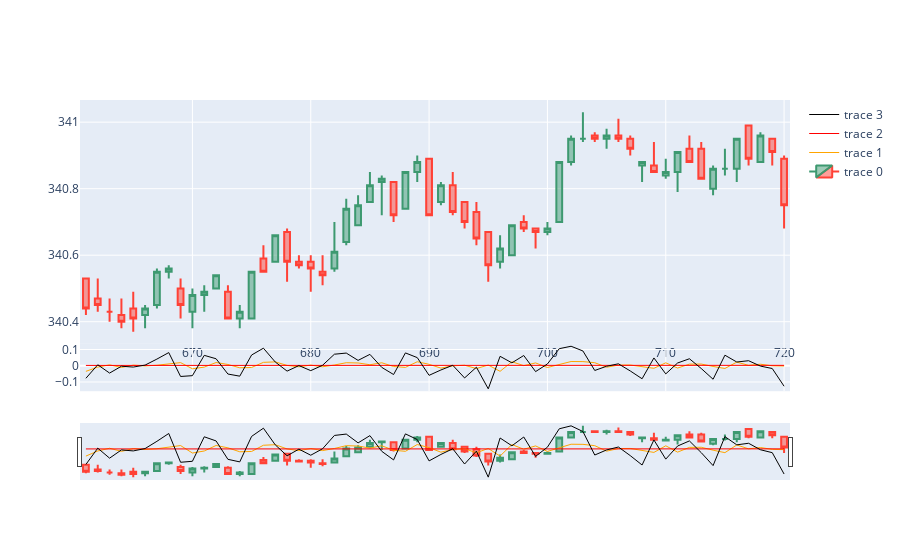

Notebook cell for this chart:
### Code cell
# if __name__ == '__main__':
    # Load historical data
    # CSV should have columns: ['date', 'open', 'high', 'low', 'close', 'volume']
data = pd.read_csv('SPY_bar_sample_5sec.csv', index_col=0, header=0)
display(data)
data = data.loc['2020-09-04 12:00:00':'2020-09-04 13:00:00'].reset_index(drop=False)
# display(data)
data['volume'] = data['volume'].astype('int32')
# del data["average"]
del data["barcount"]

display(data)
# Initialize moving averages from Ta-Lib, store functions in dictionary
talib_moving_averages = ['SMA', 'EMA', 'WMA', 'DEMA', 'KAMA', 'MIDPOINT', 'MIDPRICE', 'T3', 'TEMA', 'TRIMA']
talib_moving_averages = ['RSI']
functions = {}
for ma in talib_moving_averages:
    functions[ma] = abstract.Function(ma)
    print(functions[ma])
    functions[ma].parameters['timeperiod']=2
# Determine kurtosis "K" values for MA period 4-99
kurtosis_results = {'period': []}
for i in range(4, 60):
    kurtosis_results['period'].append(i)
    for ma in talib_moving_averages:
        
        # Run moving average, remove last 252 days (used later for test data set), trim MA result to last 60 days
        ma_output = functions[ma](data[:20], i).tail(100)
#         ma_output = functions[ma](data[:70], i)
        # Determine kurtosis "K" value
        k = kurtosis(ma_output, fisher=False)

        # add to dictionary
        if ma not in kurtosis_results.keys():
            kurtosis_results[ma] = []
        kurtosis_results[ma].append(k)

kurtosis_results = pd.DataFrame(kurtosis_results)
# display(kurtosis_results)

with pd.option_context('display.max_rows', None, 'display.max_columns', None):  # more options can be specified also
#     t = functions["EMA"](data)
    t = data['average']
    features=pd.DataFrame()
    features['average_diff'] = data['average'].diff()
    display(features)
    t=features['average_diff']
#     t = functions["RSI"](data)
    t= t[~pd.isnull(t)]
    len_data = len(t)
    len_train = round(float(len_data)*(1-60/len_data))
    len_test = len_data-len_train
    test_data= data.tail(len_test)
    test_actual = t.tail(len_test).to_list()
    close_actual = data['close'].tail(len_test).to_list()
    print(len_data,len_train,len_test)
    prediction,prediction2, mse, rmse, mape  = get_arima(t, len_train, len_test)
    comp = list(map(list,zip(prediction,prediction2,test_actual,close_actual)))
#     for x in comp:print(x[0]-x[1])
    compdf = pd.DataFrame(comp)

import plotly.graph_objects as go
from plotly.subplots import make_subplots

fig = make_subplots(rows=3, cols=1, 
                    shared_xaxes=True, 
                    vertical_spacing=0.02)

candlesticks = go.Candlestick(x=test_data.index,
                open=test_data['open'],
                high=test_data['high'],
                low=test_data['low'],
                close=test_data['close'])

p1 = go.Scatter(x=test_data.index, y=prediction, line=dict(color='orange', width=1),yaxis="y2")
p2 = go.Scatter(x=test_data.index, y=prediction2, line=dict(color='red', width=1),yaxis="y2")
avg = go.Scatter(x=test_data.index, y=test_actual, line=dict(color='black', width=1),yaxis="y2")
# lwma = go.Scatter(x=df.index, y=df.lwma, line=dict(color='green', width=1))

# macd = go.Scatter(x=df.index, y=df.macd, line=dict(color='blue', width=1),yaxis="y2")
# signal = go.Scatter(x=df.index, y=df.signal, line=dict(color='red', width=2),yaxis="y2")

# rsi = go.Scatter(x=df.index, y=df.rsi, line=dict(color='gray', width=2),yaxis="y3")

# data = [candlesticks,swma,lwma,macd,signal,rsi]
chart_full = [candlesticks,p1,p2,avg]
layout = go.Layout( yaxis=dict(
        domain=[.33, 1]
    ),
    legend=dict(
        traceorder="reversed"
    ),
    yaxis2=dict(
        domain=[.2, .33]
    ),
    yaxis3=dict(
    domain=[0, .2]
    ),
)

fig = go.Figure(data=chart_full,layout=layout)
fig.show()

### Figure 1 — Plotly figure (JSON) as saved in the notebook; plotly's stock layout.template omitted (floating-point values rounded to 4 significant figures)
{"data": [{"close": [340.4, 340.4, 340.4, 340.4, 340.4, 340.4, 340.6, 340.6, 340.4, 340.5, 340.5, 340.5, 340.4, 340.4, 340.6, 340.6, 340.7, 340.6, 340.6, 340.6, 340.5, 340.6, 340.7, 340.8, 340.8, 340.8, 340.7, 340.9, 340.9, 340.7, 340.8, 340.7, 340.7, 340.6, 340.6, 340.6, 340.7, 340.7, 340.7, 340.7, 340.9, 340.9, 340.9, 340.9, 341.0, 340.9, 340.9, 340.9, 340.9, 340.9, 340.9, 340.9, 340.8, 340.9, 340.9, 340.9, 340.9, 341.0, 340.9, 340.8], "high": [340.5, 340.5, 340.5, 340.5, 340.5, 340.4, 340.6, 340.6, 340.5, 340.5, 340.5, 340.5, 340.5, 340.4, 340.6, 340.6, 340.7, 340.7, 340.6, 340.6, 340.6, 340.7, 340.8, 340.8, 340.9, 340.8, 340.8, 340.9, 340.9, 340.9, 340.8, 340.9, 340.8, 340.8, 340.7, 340.7, 340.7, 340.7, 340.7, 340.7, 340.9, 341.0, 341.0, 341.0, 341.0, 341.0, 341.0, 340.9, 340.9, 340.9, 340.9, 341.0, 340.9, 340.9, 340.9, 340.9, 341.0, 341.0, 340.9, 340.9], "low": [340.4, 340.4, 340.4, 340.4, 340.4, 340.4, 340.4, 340.5, 340.4, 340.4, 340.4, 340.5, 340.4, 340.4, 340.4, 340.6, 340.6, 340.5, 340.6, 340.5, 340.5, 340.6, 340.6, 340.7, 340.8, 340.7, 340.7, 340.7, 340.8, 340.7, 340.8, 340.7, 340.7, 340.6, 340.5, 340.6, 340.6, 340.7, 340.6, 340.7, 340.7, 340.9, 340.9, 340.9, 340.9, 340.9, 340.9, 340.8, 340.9, 340.8, 340.8, 340.9, 340.8, 340.8, 340.8, 340.8, 340.9, 340.9, 340.9, 340.7], "open": [340.5, 340.5, 340.4, 340.4, 340.4, 340.4, 340.4, 340.6, 340.5, 340.4, 340.5, 340.5, 340.5, 340.4, 340.4, 340.6, 340.6, 340.7, 340.6, 340.6, 340.6, 340.6, 340.6, 340.7, 340.8, 340.8, 340.8, 340.7, 340.9, 340.9, 340.8, 340.8, 340.8, 340.7, 340.7, 340.6, 340.6, 340.7, 340.7, 340.7, 340.7, 340.9, 340.9, 341.0, 340.9, 341.0, 340.9, 340.9, 340.9, 340.8, 340.9, 340.9, 340.9, 340.8, 340.9, 340.9, 341.0, 340.9, 340.9, 340.9], "type": "candlestick", "x": [661, 662, 663, 664, 665, 666, 667, 668, 669, 670, 671, 672, 673, 674, 675, 676, 677, 678, 679, 680, 681, 682, 683, 684, 685, 686, 687, 688, 689, 690, 691, 692, 693, 694, 695, 696, 697, 698, 699, 700, 701, 702, 703, 704, 705, 706, 707, 708, 709, 710, 711, 712, 713, 714, 715, 716, 717, 718, 719, 720]}, {"line": {"color": "orange", "width": 1}, "type": "scatter", "x": [661, 662, 663, 664, 665, 666, 667, 668, 669, 670, 671, 672, 673, 674, 675, 676, 677, 678, 679, 680, 681, 682, 683, 684, 685, 686, 687, 688, 689, 690, 691, 692, 693, 694, 695, 696, 697, 698, 699, 700, 701, 702, 703, 704, 705, 706, 707, 708, 709, 710, 711, 712, 713, 714, 715, 716, 717, 718, 719, 720], "y": [-0.03441, -0.008324, 0.005585, -0.01042, 0.003813, -0.000922, 0.003183, 0.01131, 0.01929, -0.01878, -0.008388, 0.01981, 0.007804, -0.01242, -0.01078, 0.0209, 0.02375, 0.002031, -0.006531, 0.004031, -0.006325, 0.004427, 0.01874, 0.01709, 0.006342, 0.01836, -0.004605, -0.009958, 0.0246, 0.00887, -0.01447, -0.0004537, 0.003285, -0.01724, 0.004345, -0.03424, 0.02455, 0.0005992, 0.01745, -0.01071, 0.007476, 0.02606, 0.02554, 0.01879, -0.009117, 0.004123, 0.004571, -0.006407, -0.01567, 0.01814, -0.01414, 0.01004, 0.01056, -0.004203, -0.01685, 0.02231, 0.002673, 0.009411, -0.0002259, -0.001555], "yaxis": "y2"}, {"line": {"color": "red", "width": 1}, "type": "scatter", "x": [661, 662, 663, 664, 665, 666, 667, 668, 669, 670, 671, 672, 673, 674, 675, 676, 677, 678, 679, 680, 681, 682, 683, 684, 685, 686, 687, 688, 689, 690, 691, 692, 693, 694, 695, 696, 697, 698, 699, 700, 701, 702, 703, 704, 705, 706, 707, 708, 709, 710, 711, 712, 713, 714, 715, 716, 717, 718, 719, 720], "y": [0.002125, 0.002044, 0.002072, 0.001977, 0.001998, 0.001968, 0.001978, 0.002048, 0.002179, 0.002019, 0.001941, 0.002076, 0.00212, 0.00201, 0.001914, 0.002056, 0.002217, 0.002216, 0.002151, 0.002165, 0.002103, 0.00212, 0.002242, 0.00235, 0.002379, 0.002495, 0.002443, 0.002355, 0.002515, 0.002561, 0.002438, 0.002417, 0.002424, 0.002282, 0.002296, 0.002035, 0.002198, 0.002187, 0.002297, 0.002202, 0.002241, 0.002414, 0.002581, 0.002697, 0.002612, 0.002623, 0.002637, 0.002572, 0.002443, 0.002555, 0.002435, 0.002489, 0.002547, 0.002499, 0.002362, 0.002503, 0.002505, 0.002553, 0.002535, 0.002505], "yaxis": "y2"}, {"line": {"color": "black", "width": 1}, "type": "scatter", "x": [661, 662, 663, 664, 665, 666, 667, 668, 669, 670, 671, 672, 673, 674, 675, 676, 677, 678, 679, 680, 681, 682, 683, 684, 685, 686, 687, 688, 689, 690, 691, 692, 693, 694, 695, 696, 697, 698, 699, 700, 701, 702, 703, 704, 705, 706, 707, 708, 709, 710, 711, 712, 713, 714, 715, 716, 717, 718, 719, 720], "y": [-0.077, 0.006, -0.045, -0.003, -0.008, 0.004, 0.041, 0.081, -0.066, -0.061, 0.064, 0.043, -0.051, -0.064, 0.066, 0.108, 0.023, -0.033, 0.001, -0.03, 0.003, 0.071, 0.078, 0.033, 0.07, -0.01, -0.054, 0.079, 0.05, -0.059, -0.026, 0.003, -0.075, -0.009, -0.142, 0.058, 0.018, 0.063, -0.036, 0.011, 0.105, 0.12, 0.091, -0.029, -0.003, 0.012, -0.032, -0.08, 0.048, -0.05, 0.017, 0.043, -0.017, -0.083, 0.065, 0.023, 0.031, -0.002, -0.017, -0.126], "yaxis": "y2"}], "layout": {"legend": {"traceorder": "reversed"}, "yaxis": {"domain": [0.33, 1]}, "yaxis2": {"domain": [0.2, 0.33]}, "yaxis3": {"domain": [0, 0.2]}}}
